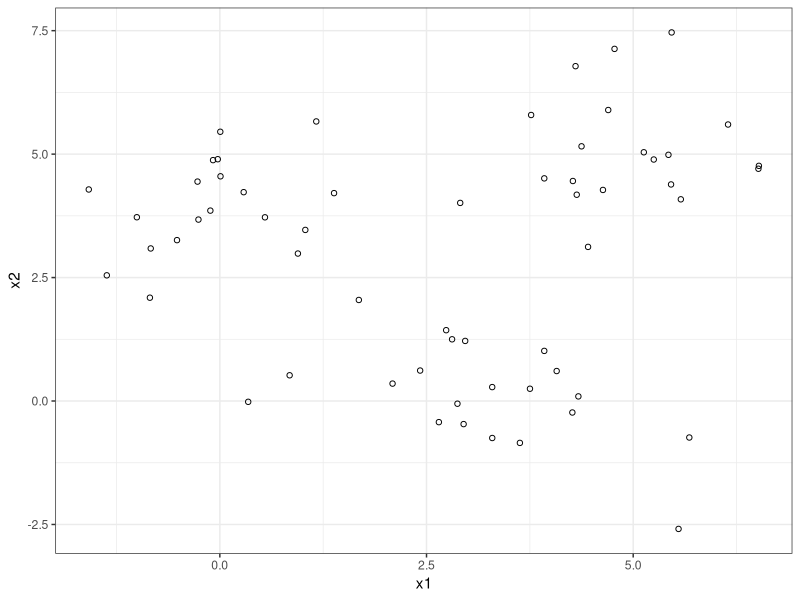
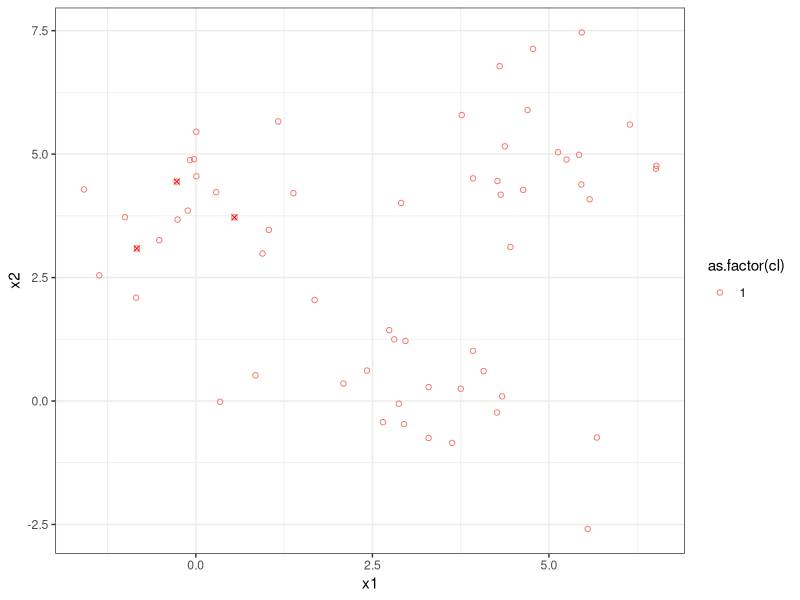
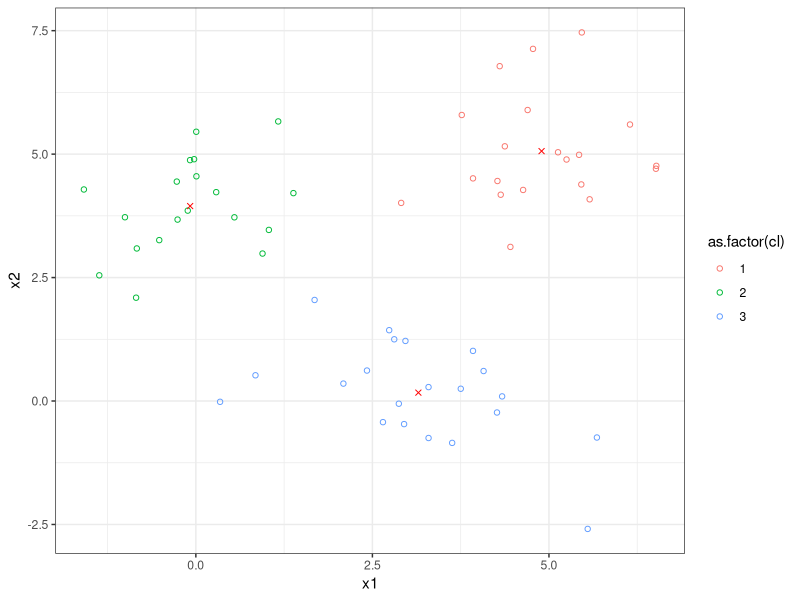

Reproduce these figures in R, in order.

library(ggplot2)
library(tidyr)
library(dplyr)

# set.seed(2018)
synth.data <- data.frame(x1 =c(rnorm(20, 3, 1), rnorm(20,0,1), rnorm(20,5,1)), 
                         x2 =c(rnorm(20, 0, 1), rnorm(20,4,1), rnorm(20,5,1)))
synth.data
ndata <- nrow(synth.data)
ndim <- ncol(synth.data)

synth.data %>%
  ggplot(aes(x =x1, y=x2)) +
  geom_point(shape =1) +
  theme_bw()

u_dist<-function(u, v){
  sqrt(sum((u -v) **2))
}

k <-3
cents <-data.frame(cl =1:k)
cents <-cbind(cents, synth.data[sample(1:60, k),])

synth.data$cl <- factor(rep(1, ndata), levels =1:k)
synth.data %>% ggplot(aes(x =x1, y=x2, col =as.factor(cl))) +
  geom_point(shape =1) +
  theme_bw() +
  geom_point(data =cents, shape =4, col ='red')


############################ Questions ###############################
set.seed(NULL)

k <-3
cents <-data.frame(cl =1:k)
cents <-cbind(cents, synth.data[sample(1:60, k),])

k1 <- apply(synth.data[,1:2], 1, function(x){u_dist(x, cents[1,2:3])})
k2 <- apply(synth.data[,1:2], 1, function(x){u_dist(x, cents[2,2:3])})
k3 <- apply(synth.data[,1:2], 1, function(x){u_dist(x, cents[3,2:3])})

a <- rbind(k1,k2)
a <- rbind(a,k3)

synth.data[,3] <- apply(a, 2, which.min)

as.factor(synth.data$cl)

cents <- synth.data %>%
  group_by(cl) %>%
  summarise(x1=mean(x1), 
            x2=mean(x2))

synth.data %>% ggplot(aes(x =x1, y=x2, col =as.factor(cl))) +
  geom_point(shape =1) +
  theme_bw() +
  geom_point(data =cents, shape =4, col ='red')



